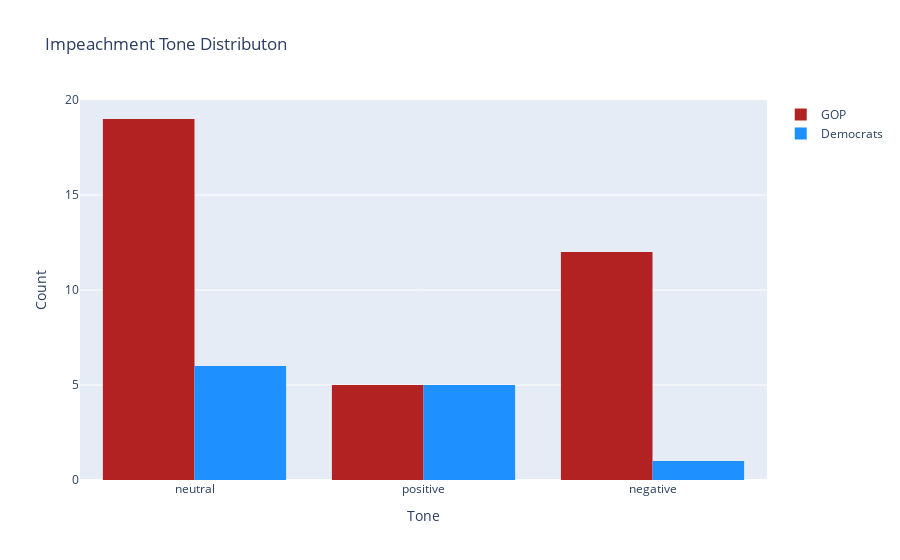

The notebook cell saved with this chart:
### Code cell
#creating histograms of GOP and Democrat tones
fig = go.Figure()
fig.add_trace(go.Histogram(x=img['tone'], name='GOP', marker_color='firebrick'))
fig.add_trace(go.Histogram(x=imd['tone'], name='Democrats', marker_color='dodgerblue'))

#putting histograms together
fig.update_layout(title_text='Impeachment Tone Distributon',
                  xaxis_title_text='Tone',
                  yaxis_title_text='Count')
fig.show()

### Figure 1 — Plotly figure (JSON) as saved in the notebook; plotly's stock layout.template omitted (floating-point values rounded to 4 significant figures)
{"data": [{"marker": {"color": "firebrick"}, "name": "GOP", "type": "histogram", "x": ["neutral", "positive", "neutral", "neutral", "neutral", "neutral", "neutral", "negative", "neutral", "neutral", "negative", "positive", "neutral", "negative", "negative", "negative", "neutral", "negative", "neutral", "negative", "neutral", "neutral", "neutral", "neutral", "neutral", "negative", "neutral", "positive", "positive", "negative", "negative", "neutral", "negative", "negative", "neutral", "positive"]}, {"marker": {"color": "dodgerblue"}, "name": "Democrats", "type": "histogram", "x": ["neutral", "positive", "positive", "neutral", "positive", "neutral", "positive", "neutral", "neutral", "positive", "neutral", "negative"]}], "layout": {"title": {"text": "Impeachment Tone Distributon"}, "xaxis": {"title": {"text": "Tone"}}, "yaxis": {"title": {"text": "Count"}}}}
